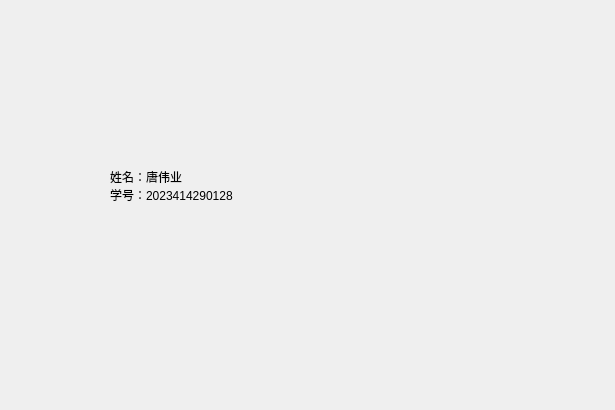
<?xml version="1.0" encoding="UTF-8"?>
<ui version="4.0">
 <class>aboutwindow</class>
 <widget class="QWidget" name="aboutwindow">
  <property name="geometry">
   <rect>
    <x>0</x>
    <y>0</y>
    <width>615</width>
    <height>410</height>
   </rect>
  </property>
  <property name="windowTitle">
   <string>Form</string>
  </property>
  <widget class="QLabel" name="label">
   <property name="geometry">
    <rect>
     <x>110</x>
     <y>120</y>
     <width>291</width>
     <height>131</height>
    </rect>
   </property>
   <property name="text">
    <string>姓名：唐伟业
学号：2023414290128</string>
   </property>
  </widget>
 </widget>
 <resources/>
 <connections/>
</ui>
